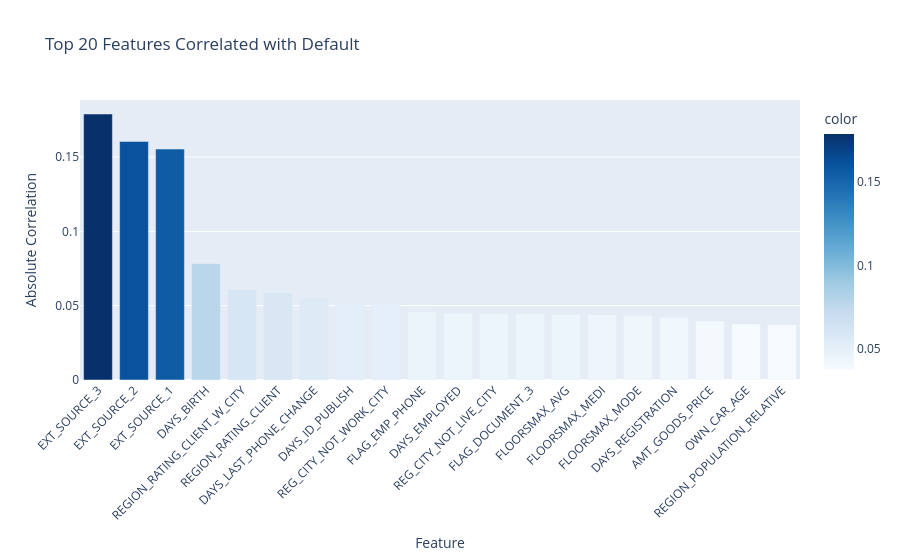

Write notebook code for a chart like this one.
### Code cell
# Correlation of numerical features with TARGET
corr_with_target = df.select_dtypes(include=[np.number]).corr()['TARGET'].drop('TARGET')
corr_sorted = corr_with_target.abs().sort_values(ascending=False).head(20)

fig = px.bar(
    x=corr_sorted.index,
    y=corr_sorted.values,
    title='Top 20 Features Correlated with Default',
    labels={'x': 'Feature', 'y': 'Absolute Correlation'},
    color=corr_sorted.values,
    color_continuous_scale='Blues'
)
fig.update_layout(xaxis_tickangle=-45)
fig.show()

### Figure 1 — Plotly figure (JSON) as saved in the notebook; plotly's stock layout.template omitted (floating-point values rounded to 4 significant figures)
{"data": [{"hovertemplate": "Feature=%{x}<br>Absolute Correlation=%{y}<br>color=%{marker.color}<extra></extra>", "legendgroup": "", "marker": {"color": [0.1789, 0.1605, 0.1553, 0.07824, 0.06089, 0.0589, 0.05522, 0.05146, 0.05099, 0.04598, 0.04493, 0.0444, 0.04435, 0.044, 0.04377, 0.04323, 0.04197, 0.03965, 0.03761, 0.03723], "coloraxis": "coloraxis", "pattern": {"shape": ""}}, "name": "", "orientation": "v", "showlegend": false, "textposition": "auto", "type": "bar", "x": ["EXT_SOURCE_3", "EXT_SOURCE_2", "EXT_SOURCE_1", "DAYS_BIRTH", "REGION_RATING_CLIENT_W_CITY", "REGION_RATING_CLIENT", "DAYS_LAST_PHONE_CHANGE", "DAYS_ID_PUBLISH", "REG_CITY_NOT_WORK_CITY", "FLAG_EMP_PHONE", "DAYS_EMPLOYED", "REG_CITY_NOT_LIVE_CITY", "FLAG_DOCUMENT_3", "FLOORSMAX_AVG", "FLOORSMAX_MEDI", "FLOORSMAX_MODE", "DAYS_REGISTRATION", "AMT_GOODS_PRICE", "OWN_CAR_AGE", "REGION_POPULATION_RELATIVE"], "xaxis": "x", "y": [0.1789, 0.1605, 0.1553, 0.07824, 0.06089, 0.0589, 0.05522, 0.05146, 0.05099, 0.04598, 0.04493, 0.0444, 0.04435, 0.044, 0.04377, 0.04323, 0.04197, 0.03965, 0.03761, 0.03723], "yaxis": "y"}], "layout": {"barmode": "relative", "coloraxis": {"colorbar": {"title": {"text": "color"}}, "colorscale": [[0, "rgb(247,251,255)"], [0.125, "rgb(222,235,247)"], [0.25, "rgb(198,219,239)"], [0.375, "rgb(158,202,225)"], [0.5, "rgb(107,174,214)"], [0.625, "rgb(66,146,198)"], [0.75, "rgb(33,113,181)"], [0.875, "rgb(8,81,156)"], [1, "rgb(8,48,107)"]]}, "legend": {"tracegroupgap": 0}, "title": {"text": "Top 20 Features Correlated with Default"}, "xaxis": {"anchor": "y", "domain": [0, 1], "tickangle": -45, "title": {"text": "Feature"}}, "yaxis": {"anchor": "x", "domain": [0, 1], "title": {"text": "Absolute Correlation"}}}}
